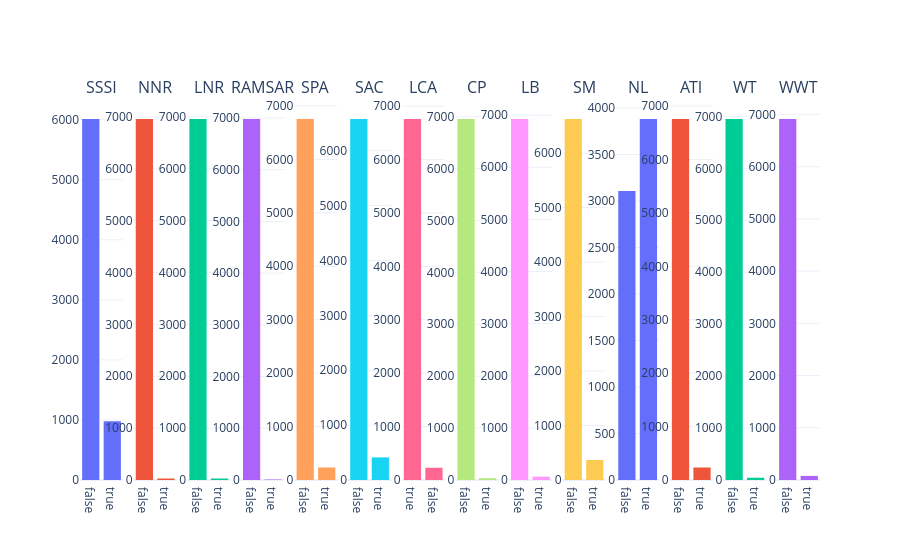

The cell this chart's notebook holds for it:
### Code cell
fig = make_subplots(rows=1, cols=14,subplot_titles=['SSSI','NNR','LNR','RAMSAR','SPA','SAC','LCA','CP','LB','SM','NL',
'ATI','WT','WWT'])
x=1

for file in file_list:
    print(file_list[file]['name'])
    fig.add_trace(go.Histogram(x = gdf_methodology[f"intersects_{file_list[file]['name']}"]),row = 1, col = x)
    # fig.update_yaxes(title_text=name, row=1, col=x)
    fig.update_layout(template = 'plotly_white',showlegend=False, bargap=0.2)
    x+=1

fig.show()

### Figure 1 — Plotly figure (JSON) as saved in the notebook; plotly's stock layout.template omitted (floating-point values rounded to 4 significant figures; data arrays with more than 128 entries replaced by an {"elided": "..."} marker saying what was removed)
{"data": [{"type": "histogram", "x": {"elided": "6990 bool values"}, "xaxis": "x", "yaxis": "y"}, {"type": "histogram", "x": {"elided": "6990 bool values"}, "xaxis": "x2", "yaxis": "y2"}, {"type": "histogram", "x": {"elided": "6990 bool values"}, "xaxis": "x3", "yaxis": "y3"}, {"type": "histogram", "x": {"elided": "6990 bool values"}, "xaxis": "x4", "yaxis": "y4"}, {"type": "histogram", "x": {"elided": "6990 bool values"}, "xaxis": "x5", "yaxis": "y5"}, {"type": "histogram", "x": {"elided": "6990 bool values"}, "xaxis": "x6", "yaxis": "y6"}, {"type": "histogram", "x": {"elided": "6990 bool values"}, "xaxis": "x7", "yaxis": "y7"}, {"type": "histogram", "x": {"elided": "6990 bool values"}, "xaxis": "x8", "yaxis": "y8"}, {"type": "histogram", "x": {"elided": "6990 bool values"}, "xaxis": "x9", "yaxis": "y9"}, {"type": "histogram", "x": {"elided": "6990 bool values"}, "xaxis": "x10", "yaxis": "y10"}, {"type": "histogram", "x": {"elided": "6990 bool values"}, "xaxis": "x11", "yaxis": "y11"}, {"type": "histogram", "x": {"elided": "6990 bool values"}, "xaxis": "x12", "yaxis": "y12"}, {"type": "histogram", "x": {"elided": "6990 bool values"}, "xaxis": "x13", "yaxis": "y13"}, {"type": "histogram", "x": {"elided": "6990 bool values"}, "xaxis": "x14", "yaxis": "y14"}], "layout": {"annotations": [{"font": {"size": 16}, "showarrow": false, "text": "SSSI", "x": 0.02908, "xanchor": "center", "xref": "paper", "y": 1, "yanchor": "bottom", "yref": "paper"}, {"font": {"size": 16}, "showarrow": false, "text": "NNR", "x": 0.1015, "xanchor": "center", "xref": "paper", "y": 1, "yanchor": "bottom", "yref": "paper"}, {"font": {"size": 16}, "showarrow": false, "text": "LNR", "x": 0.174, "xanchor": "center", "xref": "paper", "y": 1, "yanchor": "bottom", "yref": "paper"}, {"font": {"size": 16}, "showarrow": false, "text": "RAMSAR", "x": 0.2464, "xanchor": "center", "xref": "paper", "y": 1, "yanchor": "bottom", "yref": "paper"}, {"font": {"size": 16}, "showarrow": false, "text": "SPA", "x": 0.3189, "xanchor": "center", "xref": "paper", "y": 1, "yanchor": "bottom", "yref": "paper"}, {"font": {"size": 16}, "showarrow": false, "text": "SAC", "x": 0.3913, "xanchor": "center", "xref": "paper", "y": 1, "yanchor": "bottom", "yref": "paper"}, {"font": {"size": 16}, "showarrow": false, "text": "LCA", "x": 0.4638, "xanchor": "center", "xref": "paper", "y": 1, "yanchor": "bottom", "yref": "paper"}, {"font": {"size": 16}, "showarrow": false, "text": "CP", "x": 0.5362, "xanchor": "center", "xref": "paper", "y": 1, "yanchor": "bottom", "yref": "paper"}, {"font": {"size": 16}, "showarrow": false, "text": "LB", "x": 0.6087, "xanchor": "center", "xref": "paper", "y": 1, "yanchor": "bottom", "yref": "paper"}, {"font": {"size": 16}, "showarrow": false, "text": "SM", "x": 0.6811, "xanchor": "center", "xref": "paper", "y": 1, "yanchor": "bottom", "yref": "paper"}, {"font": {"size": 16}, "showarrow": false, "text": "NL", "x": 0.7536, "xanchor": "center", "xref": "paper", "y": 1, "yanchor": "bottom", "yref": "paper"}, {"font": {"size": 16}, "showarrow": false, "text": "ATI", "x": 0.826, "xanchor": "center", "xref": "paper", "y": 1, "yanchor": "bottom", "yref": "paper"}, {"font": {"size": 16}, "showarrow": false, "text": "WT", "x": 0.8985, "xanchor": "center", "xref": "paper", "y": 1, "yanchor": "bottom", "yref": "paper"}, {"font": {"size": 16}, "showarrow": false, "text": "WWT", "x": 0.9709, "xanchor": "center", "xref": "paper", "y": 1, "yanchor": "bottom", "yref": "paper"}], "bargap": 0.2, "showlegend": false, "xaxis": {"anchor": "y", "domain": [0, 0.05816]}, "xaxis10": {"anchor": "y10", "domain": [0.652, 0.7102]}, "xaxis11": {"anchor": "y11", "domain": [0.7245, 0.7827]}, "xaxis12": {"anchor": "y12", "domain": [0.7969, 0.8551]}, "xaxis13": {"anchor": "y13", "domain": [0.8694, 0.9276]}, "xaxis14": {"anchor": "y14", "domain": [0.9418, 1]}, "xaxis2": {"anchor": "y2", "domain": [0.07245, 0.1306]}, "xaxis3": {"anchor": "y3", "domain": [0.1449, 0.2031]}, "xaxis4": {"anchor": "y4", "domain": [0.2173, 0.2755]}, "xaxis5": {"anchor": "y5", "domain": [0.2898, 0.348]}, "xaxis6": {"anchor": "y6", "domain": [0.3622, 0.4204]}, "xaxis7": {"anchor": "y7", "domain": [0.4347, 0.4929]}, "xaxis8": {"anchor": "y8", "domain": [0.5071, 0.5653]}, "xaxis9": {"anchor": "y9", "domain": [0.5796, 0.6378]}, "yaxis": {"anchor": "x", "domain": [0, 1]}, "yaxis10": {"anchor": "x10", "domain": [0, 1]}, "yaxis11": {"anchor": "x11", "domain": [0, 1]}, "yaxis12": {"anchor": "x12", "domain": [0, 1]}, "yaxis13": {"anchor": "x13", "domain": [0, 1]}, "yaxis14": {"anchor": "x14", "domain": [0, 1]}, "yaxis2": {"anchor": "x2", "domain": [0, 1]}, "yaxis3": {"anchor": "x3", "domain": [0, 1]}, "yaxis4": {"anchor": "x4", "domain": [0, 1]}, "yaxis5": {"anchor": "x5", "domain": [0, 1]}, "yaxis6": {"anchor": "x6", "domain": [0, 1]}, "yaxis7": {"anchor": "x7", "domain": [0, 1]}, "yaxis8": {"anchor": "x8", "domain": [0, 1]}, "yaxis9": {"anchor": "x9", "domain": [0, 1]}}}
